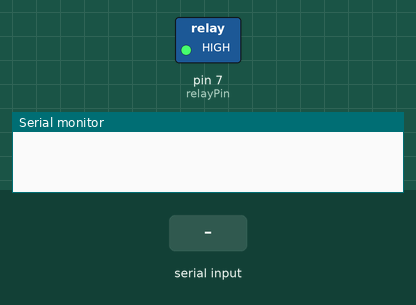
A sketch run on a simulated Arduino Uno, built with avr-gcc and run on an emulated ATmega328P. On the bench: switched loads named in the sketch (green lamp = pin HIGH), the last lines printed to the serial monitor. Inputs (shaded band) come from the test bench.

Above: at 1.2 s.
1.3 s: "ON\n" received over Serial
At 2.3 s:
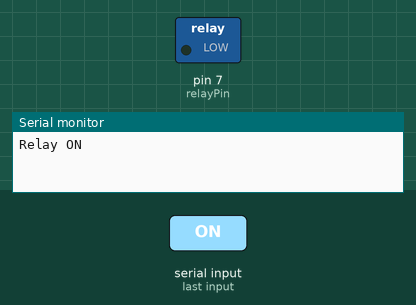
2.8 s: "OFF\n" received over Serial
At 3.4 s:
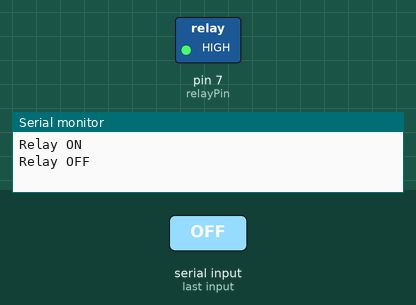
Timing chart, 0 to 5.8 s (numbered marks = the images above; inputs shaded):
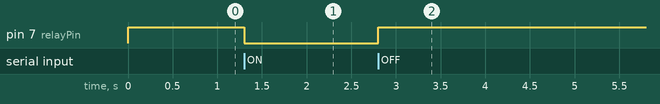

Measured:
- after the input at 1.3 s, pin 7 (relayPin): HIGH → LOW at once
- after the input at 2.8 s, pin 7 (relayPin): LOW → HIGH at once

The sketch:

arduinowateresp.ino
```cpp
const int relayPin = 7;

void setup() {

  pinMode(relayPin, OUTPUT);


  Serial.begin(115200);


  digitalWrite(relayPin, HIGH);
}

void loop() {

  if (Serial.available()) {

    String command = Serial.readStringUntil('\n');


    command.trim();

    if (command == "ON") {
      digitalWrite(relayPin, LOW);
      Serial.println("Relay ON");
    } else if (command == "OFF") {
      digitalWrite(relayPin, HIGH);
      Serial.println("Relay OFF");
    }
  }
}
```
